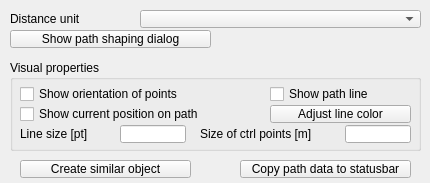
<?xml version="1.0" encoding="UTF-8"?>
<ui version="4.0">
 <class>CQDlgPaths</class>
 <widget class="QDialog" name="CQDlgPaths">
  <property name="geometry">
   <rect>
    <x>0</x>
    <y>0</y>
    <width>430</width>
    <height>183</height>
   </rect>
  </property>
  <property name="windowTitle">
   <string>Path Properties</string>
  </property>
  <property name="locale">
   <locale language="English" country="UnitedStates"/>
  </property>
  <widget class="QGroupBox" name="groupBox">
   <property name="geometry">
    <rect>
     <x>10</x>
     <y>60</y>
     <width>411</width>
     <height>91</height>
    </rect>
   </property>
   <property name="title">
    <string>Visual properties</string>
   </property>
   <property name="flat">
    <bool>false</bool>
   </property>
   <widget class="QCheckBox" name="qqShowOrientation">
    <property name="geometry">
     <rect>
      <x>10</x>
      <y>25</y>
      <width>251</width>
      <height>18</height>
     </rect>
    </property>
    <property name="focusPolicy">
     <enum>Qt::StrongFocus</enum>
    </property>
    <property name="text">
     <string>Show orientation of points</string>
    </property>
   </widget>
   <widget class="QCheckBox" name="qqShowPathLine">
    <property name="geometry">
     <rect>
      <x>260</x>
      <y>25</y>
      <width>151</width>
      <height>18</height>
     </rect>
    </property>
    <property name="focusPolicy">
     <enum>Qt::StrongFocus</enum>
    </property>
    <property name="text">
     <string>Show path line</string>
    </property>
   </widget>
   <widget class="QCheckBox" name="qqShowPosition">
    <property name="geometry">
     <rect>
      <x>10</x>
      <y>45</y>
      <width>251</width>
      <height>18</height>
     </rect>
    </property>
    <property name="focusPolicy">
     <enum>Qt::StrongFocus</enum>
    </property>
    <property name="text">
     <string>Show current position on path</string>
    </property>
   </widget>
   <widget class="QLabel" name="label">
    <property name="geometry">
     <rect>
      <x>10</x>
      <y>65</y>
      <width>101</width>
      <height>18</height>
     </rect>
    </property>
    <property name="text">
     <string>Line size [pt]</string>
    </property>
   </widget>
   <widget class="QLineEdit" name="qqLineSize">
    <property name="geometry">
     <rect>
      <x>110</x>
      <y>65</y>
      <width>66</width>
      <height>18</height>
     </rect>
    </property>
   </widget>
   <widget class="QLabel" name="label_2">
    <property name="geometry">
     <rect>
      <x>190</x>
      <y>65</y>
      <width>141</width>
      <height>18</height>
     </rect>
    </property>
    <property name="text">
     <string>Size of ctrl points [m]</string>
    </property>
   </widget>
   <widget class="QLineEdit" name="qqControlPointSize">
    <property name="geometry">
     <rect>
      <x>335</x>
      <y>65</y>
      <width>66</width>
      <height>18</height>
     </rect>
    </property>
   </widget>
   <widget class="QToolButton" name="qqAdjustColor">
    <property name="geometry">
     <rect>
      <x>260</x>
      <y>45</y>
      <width>141</width>
      <height>18</height>
     </rect>
    </property>
    <property name="focusPolicy">
     <enum>Qt::StrongFocus</enum>
    </property>
    <property name="text">
     <string>Adjust line color</string>
    </property>
   </widget>
  </widget>
  <widget class="QComboBox" name="qqDistanceCombo">
   <property name="geometry">
    <rect>
     <x>140</x>
     <y>10</y>
     <width>281</width>
     <height>18</height>
    </rect>
   </property>
  </widget>
  <widget class="QLabel" name="qqLabel">
   <property name="geometry">
    <rect>
     <x>10</x>
     <y>10</y>
     <width>131</width>
     <height>18</height>
    </rect>
   </property>
   <property name="text">
    <string>Distance unit</string>
   </property>
  </widget>
  <widget class="QToolButton" name="qqShowShapingDialog">
   <property name="geometry">
    <rect>
     <x>10</x>
     <y>30</y>
     <width>201</width>
     <height>18</height>
    </rect>
   </property>
   <property name="focusPolicy">
    <enum>Qt::StrongFocus</enum>
   </property>
   <property name="text">
    <string>Show path shaping dialog</string>
   </property>
   <property name="checkable">
    <bool>true</bool>
   </property>
  </widget>
  <widget class="QToolButton" name="qqCopyToClipboard">
   <property name="geometry">
    <rect>
     <x>240</x>
     <y>160</y>
     <width>171</width>
     <height>18</height>
    </rect>
   </property>
   <property name="focusPolicy">
    <enum>Qt::StrongFocus</enum>
   </property>
   <property name="text">
    <string>Copy path data to statusbar</string>
   </property>
   <property name="checkable">
    <bool>false</bool>
   </property>
  </widget>
  <widget class="QToolButton" name="qqCreateEquivalentObject">
   <property name="geometry">
    <rect>
     <x>20</x>
     <y>160</y>
     <width>171</width>
     <height>18</height>
    </rect>
   </property>
   <property name="focusPolicy">
    <enum>Qt::StrongFocus</enum>
   </property>
   <property name="text">
    <string>Create similar object</string>
   </property>
   <property name="checkable">
    <bool>false</bool>
   </property>
  </widget>
 </widget>
 <tabstops>
  <tabstop>qqDistanceCombo</tabstop>
  <tabstop>qqShowShapingDialog</tabstop>
  <tabstop>qqShowOrientation</tabstop>
  <tabstop>qqShowPathLine</tabstop>
  <tabstop>qqShowPosition</tabstop>
  <tabstop>qqAdjustColor</tabstop>
  <tabstop>qqLineSize</tabstop>
  <tabstop>qqControlPointSize</tabstop>
  <tabstop>qqCreateEquivalentObject</tabstop>
  <tabstop>qqCopyToClipboard</tabstop>
 </tabstops>
 <resources/>
 <connections/>
</ui>
